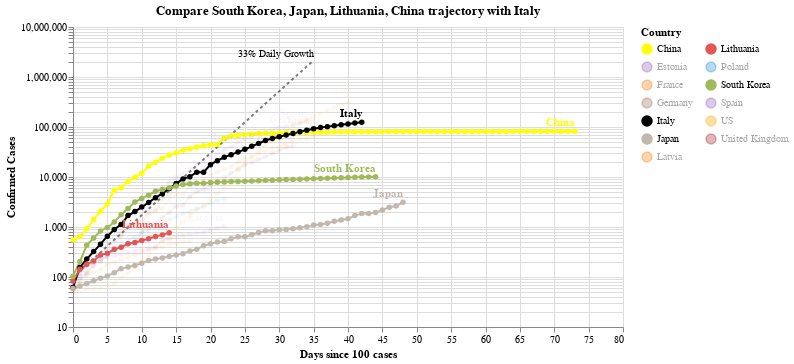

The code cell stored with this chart in its notebook:
### Code cell
#hide_input
chart3 = make_since_chart(['South Korea', 'Japan', 'Lithuania', 'China'])
chart3

### Figure 1 — Vega-Lite specification as saved in the notebook (floating-point values rounded to 4 significant figures; data arrays with more than 128 entries replaced by an {"elided": "..."} marker saying what was removed)
{"config": {"view": {"continuousWidth": 400, "continuousHeight": 300}}, "layer": [{"mark": {"type": "line", "color": "black", "opacity": 0.5, "strokeDash": [3, 3]}, "encoding": {"x": {"type": "quantitative", "field": "Days since 100 cases"}, "y": {"type": "quantitative", "field": "Confirmed Cases"}}}, {"mark": {"type": "text", "align": "right", "dy": -6, "fontSize": 10, "text": "33% Daily Growth"}, "encoding": {"x": {"type": "quantitative", "field": "Days since 100 cases"}, "y": {"type": "quantitative", "field": "Confirmed Cases"}}, "transform": [{"filter": "(datum['Days since 100 cases'] >= 35)"}]}, {"data": {"name": "data-944cbfd51df286de0f6a97af098a867c"}, "mark": {"type": "line", "point": true}, "encoding": {"color": {"type": "nominal", "field": "Country", "legend": {"columns": 2}, "scale": {"domain": ["China", "Estonia", "France", "Germany", "Italy", "Japan", "Latvia", "Lithuania", "Poland", "South Korea", "Spain", "US", "United Kingdom"], "range": ["yellow", "#9467bd", "#F58518", "#9D755D", "black", "#C1B7AD", "#F58518", "#E45756", "#2495D3", "#A1BA59", "#9467bd", "orange", "brown"]}}, "opacity": {"condition": {"value": 1, "selection": "selector001"}, "value": 0.05}, "tooltip": [{"type": "nominal", "field": "Country"}, {"type": "temporal", "field": "Date"}, {"type": "quantitative", "field": "Confirmed Cases"}, {"type": "quantitative", "field": "Days since 100 cases"}], "x": {"type": "quantitative", "field": "Days since 100 cases"}, "y": {"type": "quantitative", "field": "Confirmed Cases", "scale": {"type": "log"}}}, "selection": {"selector001": {"type": "multi", "fields": ["Country"], "bind": "legend", "init": [{"Country": "South Korea"}, {"Country": "Japan"}, {"Country": "Lithuania"}, {"Country": "China"}, {"Country": "Italy"}]}}, "width": 550}, {"data": {"name": "data-944cbfd51df286de0f6a97af098a867c"}, "mark": {"type": "text", "align": "right", "dy": -8, "fontWeight": "bold"}, "encoding": {"color": {"type": "nominal", "field": "Country", "legend": {"columns": 2}, "scale": {"domain": ["China", "Estonia", "France", "Germany", "Italy", "Japan", "Latvia", "Lithuania", "Poland", "South Korea", "Spain", "US", "United Kingdom"], "range": ["yellow", "#9467bd", "#F58518", "#9D755D", "black", "#C1B7AD", "#F58518", "#E45756", "#2495D3", "#A1BA59", "#9467bd", "orange", "brown"]}}, "opacity": {"condition": {"value": 1, "selection": "selector001"}, "value": 0.05}, "text": {"type": "nominal", "field": "Country"}, "tooltip": [{"type": "nominal", "field": "Country"}, {"type": "temporal", "field": "Date"}, {"type": "quantitative", "field": "Confirmed Cases"}, {"type": "quantitative", "field": "Days since 100 cases"}], "x": {"type": "quantitative", "field": "Days since 100 cases"}, "y": {"type": "quantitative", "field": "Confirmed Cases", "scale": {"type": "log"}}}, "transform": [{"filter": "(datum['Date'] >= 1585958400000)"}], "width": 550}], "data": {"name": "data-c1a3bbf4dd040f2e7e8e7a69520e3c2a"}, "title": "Compare South Korea, Japan, Lithuania, China trajectory with Italy", "$schema": "https://vega.github.io/schema/vega-lite/v4.0.2.json", "datasets": {"data-c1a3bbf4dd040f2e7e8e7a69520e3c2a": [{"Days since 100 cases": 0, "Confirmed Cases": 100.0}, {"Days since 100 cases": 1, "Confirmed Cases": 133.0}, {"Days since 100 cases": 2, "Confirmed Cases": 176.9}, {"Days since 100 cases": 3, "Confirmed Cases": 235.3}, {"Days since 100 cases": 4, "Confirmed Cases": 312.9}, {"Days since 100 cases": 5, "Confirmed Cases": 416.2}, {"Days since 100 cases": 6, "Confirmed Cases": 553.5}, {"Days since 100 cases": 7, "Confirmed Cases": 736.1}, {"Days since 100 cases": 8, "Confirmed Cases": 979.1}, {"Days since 100 cases": 9, "Confirmed Cases": 1302.0}, {"Days since 100 cases": 10, "Confirmed Cases": 1732.0}, {"Days since 100 cases": 11, "Confirmed Cases": 2303.0}, {"Days since 100 cases": 12, "Confirmed Cases": 3064.0}, {"Days since 100 cases": 13, "Confirmed Cases": 4074.0}, {"Days since 100 cases": 14, "Confirmed Cases": 5419.0}, {"Days since 100 cases": 15, "Confirmed Cases": 7207.0}, {"Days since 100 cases": 16, "Confirmed Cases": 9586.0}, {"Days since 100 cases": 17, "Confirmed Cases": 12750.0}, {"Days since 100 cases": 18, "Confirmed Cases": 16960.0}, {"Days since 100 cases": 19, "Confirmed Cases": 22550.0}, {"Days since 100 cases": 20, "Confirmed Cases": 29990.0}, {"Days since 100 cases": 21, "Confirmed Cases": 39890.0}, {"Days since 100 cases": 22, "Confirmed Cases": 53060.0}, {"Days since 100 cases": 23, "Confirmed Cases": 70560.0}, {"Days since 100 cases": 24, "Confirmed Cases": 93850.0}, {"Days since 100 cases": 25, "Confirmed Cases": 124800.0}, {"Days since 100 cases": 26, "Confirmed Cases": 166000.0}, {"Days since 100 cases": 27, "Confirmed Cases": 220800.0}, {"Days since 100 cases": 28, "Confirmed Cases": 293700.0}, {"Days since 100 cases": 29, "Confirmed Cases": 390600.0}, {"Days since 100 cases": 30, "Confirmed Cases": 519500.0}, {"Days since 100 cases": 31, "Confirmed Cases": 690900.0}, {"Days since 100 cases": 32, "Confirmed Cases": 918900.0}, {"Days since 100 cases": 33, "Confirmed Cases": 1222000.0}, {"Days since 100 cases": 34, "Confirmed Cases": 1625000.0}, {"Days since 100 cases": 35, "Confirmed Cases": 2162000.0}], "data-944cbfd51df286de0f6a97af098a867c": {"elided": "472 records"}}}
